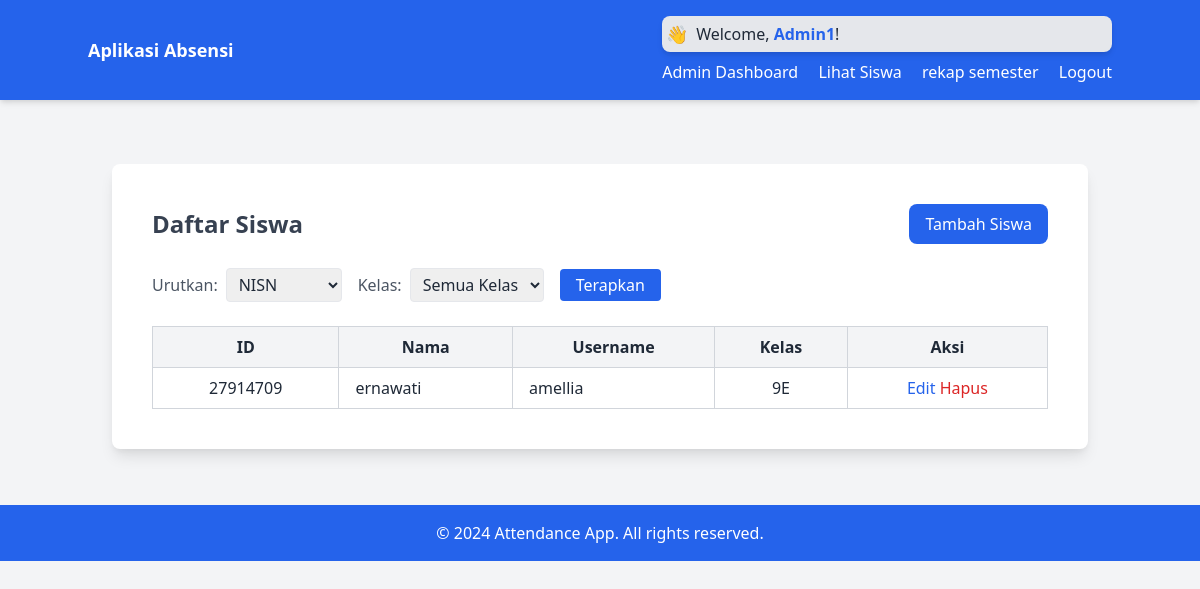
The page /admin/students?class_id=225 (signed in) on the database its author committed.
### app.py (models this page shows, shortened)
class Admin(UserMixin, db.Model):
    id = db.Column(db.Integer, primary_key=True)
    username = db.Column(db.String(80), unique=True, nullable=False)
    password = db.Column(db.String(120), nullable=False)
    @property
    def is_admin(self):
        return True  # Admin adalah admin

class User(UserMixin, db.Model):
    id = db.Column(db.Integer, primary_key=True)
    nama = db.Column(db.String(100),nullable=False)
    username = db.Column(db.String(150), unique=True, nullable=False)
    password = db.Column(db.String(150), nullable=False)
    classes_id = db.Column(db.Integer, db.ForeignKey('classes.id'), nullable=False)
    classes = db.relationship('Classes', backref='user')

class Classes(db.Model):
    id = db.Column(db.Integer, primary_key=True)
    nama_kelas = db.Column(db.String(5), nullable=False)

### app.py (the view)
@app.route('/admin/students', methods=['GET', 'POST'])
@login_required
@role_required('admin')
def admin_students():
    sort_by = request.args.get('sort_by', 'id')  # Default sort by ID
    class_id = request.args.get('class_id', None)  # Filter by class
    if class_id:
        students = User.query.filter_by(classes_id=class_id).order_by(sort_by).all()
    else:
        students = User.query.order_by(sort_by).all()
    classes = Classes.query.all()
    return render_template('admin_students.html', students=students, classes=classes)

### app.py (called while the page is built)
@login_manager.user_loader
def load_user(user_id):
    user = User.query.get(int(user_id))
    if user:
        return user
    admin = Admin.query.get(int(user_id))
    if admin:
        return admin
    return None  # Jika tidak ada, kembalikan None

def role_required(role):
    def decorator(f):
        @wraps(f)
        def decorated_function(*args, **kwargs):
            if role == 'admin' and not current_user.is_admin:
                abort(403)  # Forbidden, jika bukan admin
            elif role == 'user' and current_user.is_admin:
                abort(403)  # Forbidden, jika admin mencoba akses user
            return f(*args, **kwargs)
        return decorated_function
    return decorator

### templates/admin_students.html (shortened to what this page needs)
{% extends "base.html" %}
{% block content %}
<div class="max-w-7xl mx-auto mt-10 bg-white p-10 rounded-lg shadow-lg">
    <div class="flex justify-between items-center mb-6">
        <h2 class="text-2xl font-bold text-gray-700">Daftar Siswa</h2>
        <a href="{{ url_for('admin_add_student') }}" class="bg-blue-600 text-white py-2 px-4 rounded-lg hover:bg-blue-700">
            Tambah Siswa
        </a>
    </div>
    <form method="GET" action="{{ url_for('admin_students') }}" class="flex items-center space-x-4 mb-6">
        <div class="flex items-center space-x-2">
            <label for="sort_by" class="text-gray-600">Urutkan:</label>
            <select name="sort_by" class="border rounded py-1 px-2">
                <option value="id">NISN</option>
            </select>
        </div>
        <div class="flex items-center space-x-2">
            <label for="class_id" class="text-gray-600">Kelas:</label>
            <select name="class_id" class="border rounded py-1 px-2">
                <option value="">Semua Kelas</option>
            </select>
        </div>
        <button type="submit" class="bg-blue-600 text-white py-1 px-4 rounded hover:bg-blue-700">
            Terapkan
        </button>
    </form>
    <table class="w-full border-collapse border border-gray-300">
        <thead>
            <tr class="bg-gray-100">
                <th class="border border-gray-300 py-2 px-4">ID</th>
                <th class="border border-gray-300 py-2 px-4">Nama</th>
                <th class="border border-gray-300 py-2 px-4">Username</th>
                <th class="border border-gray-300 py-2 px-4">Kelas</th>
                <th class="border border-gray-300 py-2 px-4">Aksi</th>
            </tr>
        </thead>
        <tbody>
            {% for student in students %}
            <tr>
                <td class="border border-gray-300 py-2 px-4 text-center">{{ student.id }}</td>
                <td class="border border-gray-300 py-2 px-4">{{ student.nama }}</td>
                <td class="border border-gray-300 py-2 px-4">{{ student.username }}</td>
                <td class="border border-gray-300 py-2 px-4 text-center">{{ student.classes.nama_kelas }}</td>
                <td class="border border-gray-300 py-2 px-4 text-center">
                    <a href="{{ url_for('admin_edit_student', id=student.id) }}" class="text-blue-600 hover:underline">Edit</a>
                    <form method="POST" action="{{ url_for('admin_delete_student', id=student.id) }}" style="display:inline;">
                        <button type="submit" class="text-red-600 hover:underline">Hapus</button>
                    </form>
                </td>
            </tr>
            {% endfor %}
        </tbody>
    </table>
</div>
{% endblock %}

### templates/base.html (shortened to what this page needs)
<!DOCTYPE html>
<html lang="en">
<head>
    <link href="https://cdn.jsdelivr.net/npm/tailwindcss@2.2.19/dist/tailwind.min.css" rel="stylesheet">
</head>
<body class="bg-gray-100 text-gray-800">
    <nav class="bg-blue-600 p-4 shadow-md">
        <div class="container mx-auto flex justify-between items-center">
            <a href="#" class="text-white font-bold text-lg">Aplikasi Absensi</a>
            <div>
                {% if current_user.is_authenticated %}
                    <div class="bg-gray-200 p-1 rounded-lg flex items-center shadow-md mb-2">
                        <span class="text-blue-600 font-bold text-lg mr-2">👋</span>
                        <p class="text-gray-800 font-medium">Welcome, <span class="text-blue-600 font-semibold">{{ current_user.username }}</span>!</p>
                    </div>
                    {% if current_user.is_admin %}
                        <a href="{{ url_for('admin_dashboard') }}" class="text-white mr-4">Admin Dashboard</a>
                        <a href="{{ url_for('admin_students') }}" class="text-white mr-4">Lihat Siswa</a>
                        <a href="{{ url_for('semester_recap') }}" class="text-white mr-4">rekap semester</a>
                        {% else %}
                        <a href="{{ url_for('dashboard') }}" class="text-white mr-4">User Dashboard</a>
                        <a href="{{ url_for('history') }}" class="text-white mr-4">Riwayat</a>
                        <a href="{{ url_for('profile') }}" class="text-white mr-4">Profile</a>
                    {% endif %}
                    <a href="{{ url_for('logout') }}" class="text-white">Logout</a>
                {% else %}
                    <a href="{{ url_for('user_login') }}" class="text-white mr-4">Login as User</a>
                    <a href="{{ url_for('admin_login') }}" class="text-white mr-4">Login as Admin</a>
                {% endif %}
            </div>
        </div>
    </nav>
    <div class="container mx-auto p-6">
        {% block content %}{% endblock %}
    </div>
    <footer class="bg-blue-600 text-white text-center p-4 mt-8">
        <p>&copy; 2024 Attendance App. All rights reserved.</p>
    </footer>
</body>
</html>

### rows shown on the page
Admin: username "Admin1"
User: id "27914709", nama "ernawati", username "amellia", classes.nama_kelas "9E"
